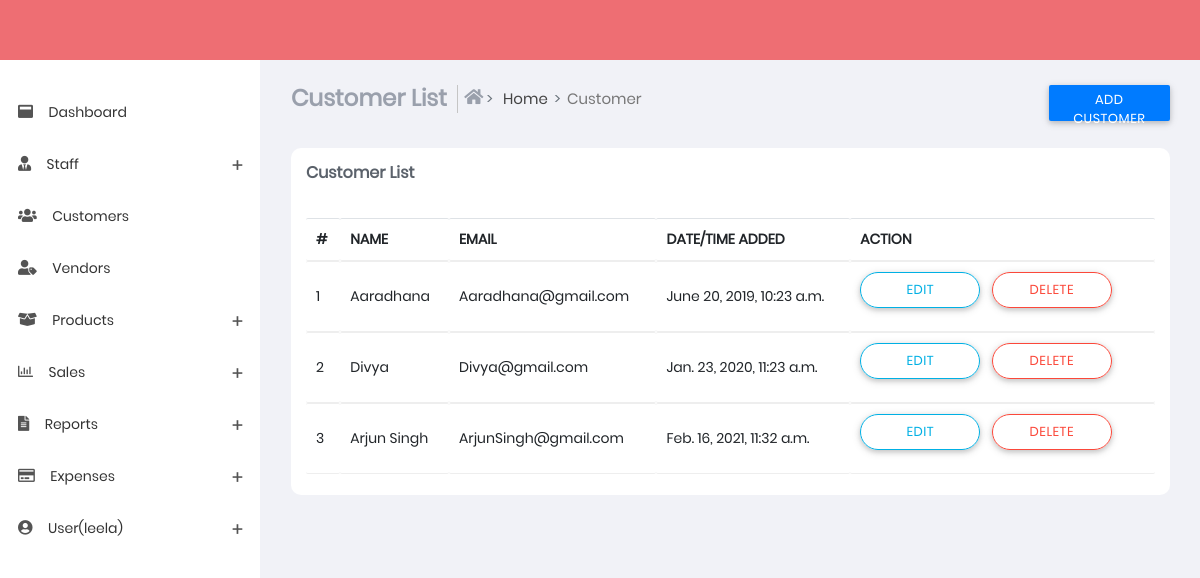
/customer.html (signed in), run on the app's committed database.
### sub_part/models.py (models this page shows, shortened)
class customerlists(models.Model):
    name = models.CharField(max_length=100)
    email = models.EmailField()
    phone_number = models.IntegerField()
    date = models.DateTimeField()
    total_sales = models.IntegerField()
    total = models.IntegerField()

### sub_part/views.py (the view, shortened to what this page needs)
# urls.py: path('customer.html',views.customer,name="customer"),
@login_required(login_url='login')
def customer(request):
    customerlistarray=customerlists.objects.all()
    return render(request,'customer.html',{'customerlistarray': customerlistarray,'u':request.user})

### templates/customer.html (shortened to what this page needs)
{% extends 'base.html' %}
{% load static %}
{% block content %}
<section class="content">
    <div class="container-fluid">
        <div class="block-header">
            <div class="row">
                <div class="col-xs-12 col-sm-12 col-md-10 col-lg-10">
                    <ul class="breadcrumb breadcrumb-item ">
                        <li class="breadcrumb-item">
                            <h4 class="page-title">Customer List</h4>
                        </li>
                        <li class="breadcrumb-item bcrumb-1">
                            <a href="index">
                                <i class="fas fa-home"></i> Home</a>
                        </li>
                        <li class="breadcrumb-item active">Customer</li>
                    </ul>
                </div>
                <div class="col-xs-12 col-sm-12 col-md-2 col-lg-2">
                    <ul class="breadcrumb breadcrumb-item ">
                        <li>
                            <button type="button" class="btn btn-primary" data-toggle="modal"
                                data-target=".bd-example-modal-lg">
                                Add Customer</button>
                        </li>
                    </ul>
                </div>
            </div>
        </div>
        <div class="row clearfix">
            <div class="col-lg-12 col-md-12 col-sm-12 col-xs-12">
                <div class="card">
                    <div class="header">
                        <h2>
                            <strong>Customer List</strong>
                        </h2>
                    </div>
                    <div class="body">
                        <div class="table-responsive">
                            <table class="table   table-hover js-basic-example dataTable">
                                <thead>
                                    <tr>
                                        <th>#</th>
                                        <th>NAME</th>
                                        <th>EMAIL</th>
                                        <th>DATE/TIME ADDED</th>
                                        <th>ACTION</th>
                                    </tr>
                                </thead>
                                <tbody>
                                    {% for customerlist in customerlistarray%}
                                    <tr>
                                        <td>{{ forloop.counter }}</td>
                                        <td>{{customerlist.name}}</td>
                                        <td>{{customerlist.email}}</td>
                                        <td>{{customerlist.date}}</td>
                                        <td>
                                            <div class="button-demo">
                                                <a href="/customer_edit/{{ customerlist.id }}">
                                                    <button type="button" class="btn btn-outline-info btn-border-radius"
                                                        >Edit</button>
                                                </a>
                                                <a href="/delete_customer/{{ customerlist.id }}">
                                                    <button type="button"
                                                        class="btn btn-outline-danger btn-border-radius">
                                                        Delete
                                                    </button>
                                                </a>
                                            </div>
                                        </td>
                                    </tr>
                                    {% endfor %}
                                </tbody>
                            </table>
                        </div>
                    </div>
                </div>
            </div>
        </div>
    </div>
</section>
{% endblock %}

### templates/base.html (shortened to what this page needs)
{% load static %}
<!DOCTYPE html>
<html lang="en">
<head>
    <link href="{% static 'css/app.min.css'%}" rel="stylesheet">
    <link href="{% static 'css/style.css'%}" rel="stylesheet" />
    <link href="{% static 'css/styles/all-themes.css'%}" rel="stylesheet" />
</head>
<body class="light fixed">
    <nav class="navbar">
    </nav>
    <div>
        <aside id="leftsidebar" class="sidebar">
            <div class="menu">
                <ul class="list">
                    <li>
                        <a href="index">
                                <i class="fas fa-window-maximize"></i>
                                <span >Dashboard</span>
                        </a>
                    </li>
                    <li>
                        <a href="#" onClick="return false;" class="menu-toggle">
                            <i class="fas fa-user-tie"></i>
                            <span>Staff</span>
                        </a>
                    </li>
                    <li>
                        <a href="customer.html">
                            <i class="fas fa-users"></i>
                            <span>Customers</span>
                        </a>
                    </li>
                    <li>
                        <a href="vendors.html">
                            <i class="fas fa-user-tag"></i>
                            <span>Vendors</span>
                        </a>
                    </li>
                    <li>
                        <a href="#" onClick="return false;" class="menu-toggle">
                            <i class="fas fa-box-open"></i>
                            <span>Products</span>
                        </a>
                    </li>
                    <li>
                        <a href="#" onClick="return false;" class="menu-toggle">
                            <i class="far fa-chart-bar"></i>
                            <span>Sales</span>
                        </a>
                    </li>
                    <li>
                        <a href="#" onClick="return false;" class="menu-toggle">
                            <i class="fas fa-file-alt"></i>
                            <span>Reports</span>
                        </a>
                    </li>
                    <li>
                        <a href="#" onClick="return false;" class="menu-toggle">
                            <i class="far fa-credit-card"></i>
                            <span>Expenses</span>
                        </a>
                    </li>
                    <li>
                        <a href="#" onClick="return false;" class="menu-toggle">
                            <i class="fas fa-user-circle"></i>
                            <span>User({{u.username}})</span>
                        </a>
                    </li>
                </ul>
            </div>
        </aside>
    </div>
    {% block content %}
    {% endblock %}
</body>
</html>

### data on the page
customerlists: name "Aaradhana", email "Aaradhana@gmail.com", date "June 20, 2019, 10:23 a.m."
customerlists: name "Divya", email "Divya@gmail.com", date "Jan. 23, 2020, 11:23 a.m."
customerlists: name "Arjun Singh", email "ArjunSingh@gmail.com", date "Feb. 16, 2021, 11:32 a.m."

### other printed values
{{ u.username }} "leela"
